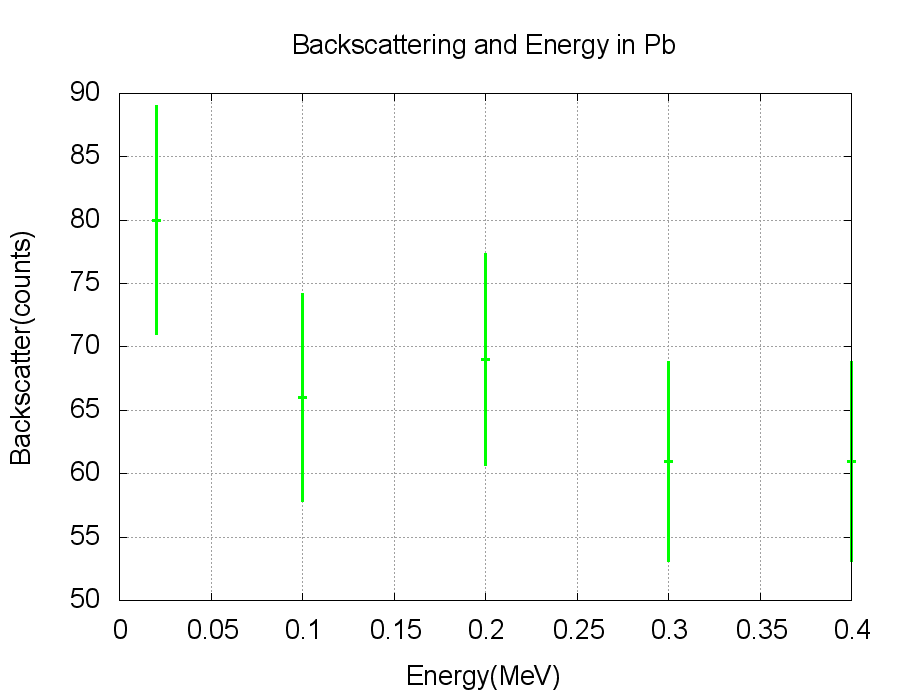

Here is the gnuplot script that generated this plot:
# Gnuplot script file for plotting data
# 

set terminal png nocrop enhanced size 900,700 font 'arial,20'

set out 'enpb.png'

set multiplot
set size 1,1
#set tics font ", 30"
set origin 0,0 #origin of plot
set title "Backscattering and Energy in Pb"
set ylabel "Backscatter(counts)"
set xlabel "Energy(MeV)"
#set xr [0:2048]
#set yr [0:1000]
#set yr [-500000:8000000]
set autoscale y
set autoscale x
#set logscale x
#set logscale y
set key top right
set bar small
set grid
#f(x) = m*x+b
#g(x) = q*x+c
#h(x) = j*x+d
#f(x) = a*x**2 + b*x + c          # define a quadratic function
#fit f(x) 'zat.dat' via a,b,c    # compute the coefficients a,b,c

#fit f(x) "sol.dat" using 4:5 via m,b
#fit g(x) "ams.dat" using 6:7 via q,c
#fit h(x) "ams.dat" using 1:5 via j,d

plot  "enpb.dat" using 1:2:3 title '' lc rgb "green" lw 3 with yerrorbars

#=============mini plot=============      
set grid
unset multiplot
